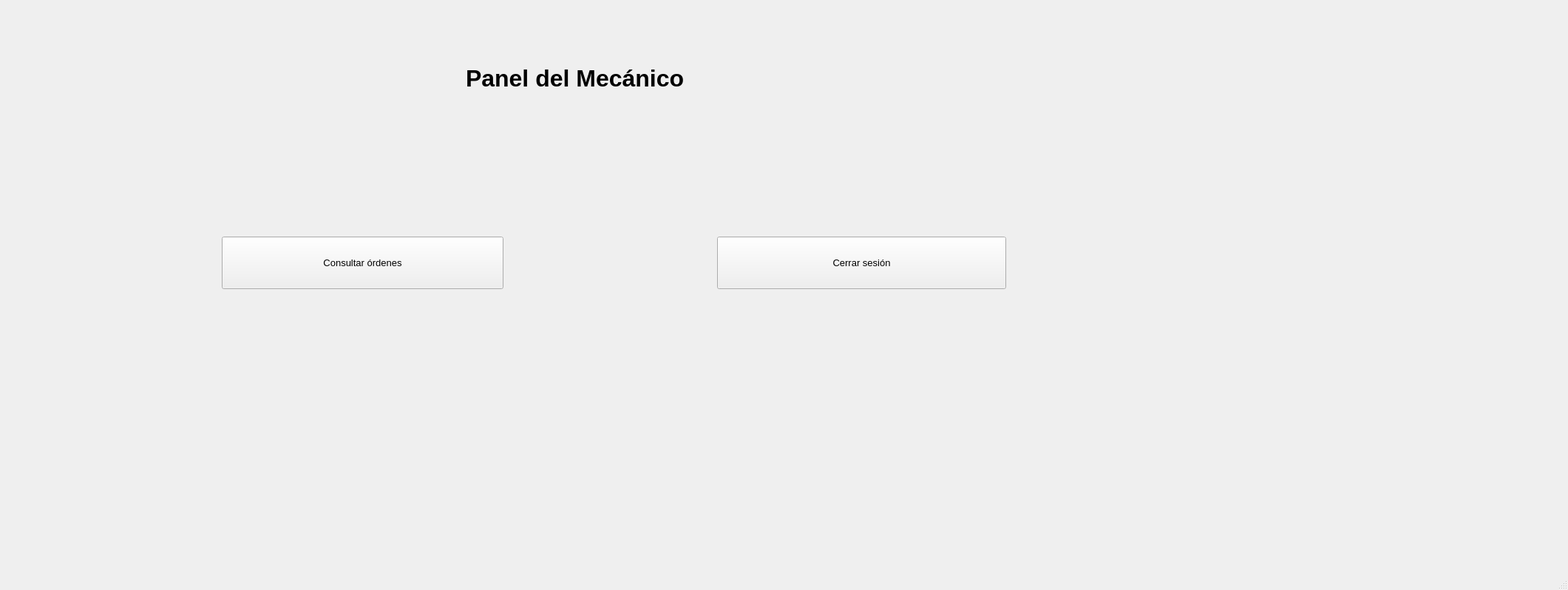
<?xml version="1.0" encoding="UTF-8"?>
<ui version="4.0">
 <class>MecanicoPanel</class>
 <widget class="QMainWindow" name="MecanicoPanel">
  <property name="geometry">
   <rect>
    <x>0</x>
    <y>0</y>
    <width>2121</width>
    <height>798</height>
   </rect>
  </property>
  <property name="windowTitle">
   <string>Panel del mecánico</string>
  </property>
  <widget class="QWidget" name="centralwidget">
   <widget class="QLabel" name="lblTitulo">
    <property name="geometry">
     <rect>
      <x>630</x>
      <y>50</y>
      <width>501</width>
      <height>111</height>
     </rect>
    </property>
    <property name="font">
     <font>
      <family>Segoe UI</family>
      <pointsize>24</pointsize>
      <weight>75</weight>
      <bold>true</bold>
     </font>
    </property>
    <property name="text">
     <string>Panel del Mecánico</string>
    </property>
   </widget>
   <widget class="QPushButton" name="btnConsultarOrdenesAsignadas">
    <property name="geometry">
     <rect>
      <x>300</x>
      <y>320</y>
      <width>381</width>
      <height>71</height>
     </rect>
    </property>
    <property name="font">
     <font>
      <family>Segoe UI</family>
      <pointsize>10</pointsize>
     </font>
    </property>
    <property name="text">
     <string>Consultar órdenes</string>
    </property>
   </widget>
   <widget class="QPushButton" name="btnCerrarSesion">
    <property name="geometry">
     <rect>
      <x>970</x>
      <y>320</y>
      <width>391</width>
      <height>71</height>
     </rect>
    </property>
    <property name="font">
     <font>
      <family>Segoe UI</family>
      <pointsize>10</pointsize>
     </font>
    </property>
    <property name="text">
     <string>Cerrar sesión</string>
    </property>
   </widget>
   <widget class="QWidget" name="imagen" native="true">
    <property name="geometry">
     <rect>
      <x>1490</x>
      <y>50</y>
      <width>411</width>
      <height>651</height>
     </rect>
    </property>
   </widget>
  </widget>
  <widget class="QMenuBar" name="menubar">
   <property name="geometry">
    <rect>
     <x>0</x>
     <y>0</y>
     <width>2121</width>
     <height>26</height>
    </rect>
   </property>
  </widget>
  <widget class="QStatusBar" name="statusbar"/>
 </widget>
 <resources/>
 <connections/>
</ui>
